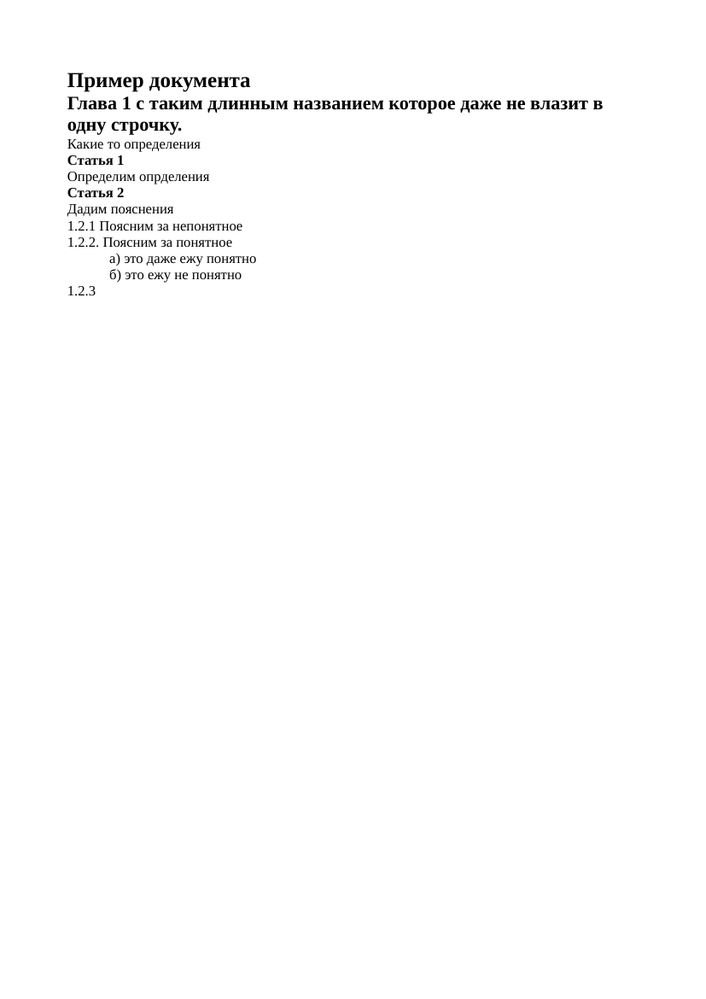
#> input picture dedoc/api/web/example.bmp, 706 x 999 px, shrunk from 827 x 1170 before the run
$ python -i adaptive_binarizer.py   (imports and definitions only)
#> lines starting #> are read from the running program, lines starting #| are printed output that depends on the picture; after the words box and inside, x2 and y2 are one past the last pixel; in counts of white or black regions, pixels touching at a corner belong together
#> further down, picture is the input picture: shape (999, 706, 3); min 0, max 255, mean 252.6
from typing import Tuple

import cv2
import numpy as np


# https://stackoverflow.com/questions/56905592/
class AdaptiveBinarizer:
    def __init__(self, block_size: int = 40, delta: int = 40) -> None:
        self.block_size = block_size
        self.delta = delta

    def binarize(self, img: np.ndarray) -> np.ndarray:
        img = self.__adjust_gamma(img)
        mask = self.__get_mask(img)
        image_in = cv2.cvtColor(img, cv2.COLOR_BGR2GRAY)
        image_out = self.__combine_block_image_process(image_in, mask)
        image_out = cv2.cvtColor(image_out, cv2.COLOR_GRAY2RGB)
        return image_out

    def __adjust_gamma(self, image: np.ndarray, gamma: float = 1.2) -> np.ndarray:
        # build a lookup table mapping the pixel values [0, 255] to
        # their adjusted gamma values
#> called with gamma = 1.2
        inv_gamma = 1.0 / gamma
        table = np.array([((i / 255.0) ** inv_gamma) * 255 for i in np.arange(0, 256)]).astype("uint8")

        # apply gamma correction using the lookup table
        return cv2.LUT(image, table)

    def __preprocess(self, image: np.ndarray) -> np.ndarray:
        image = cv2.medianBlur(image, 3)
        return 255 - image
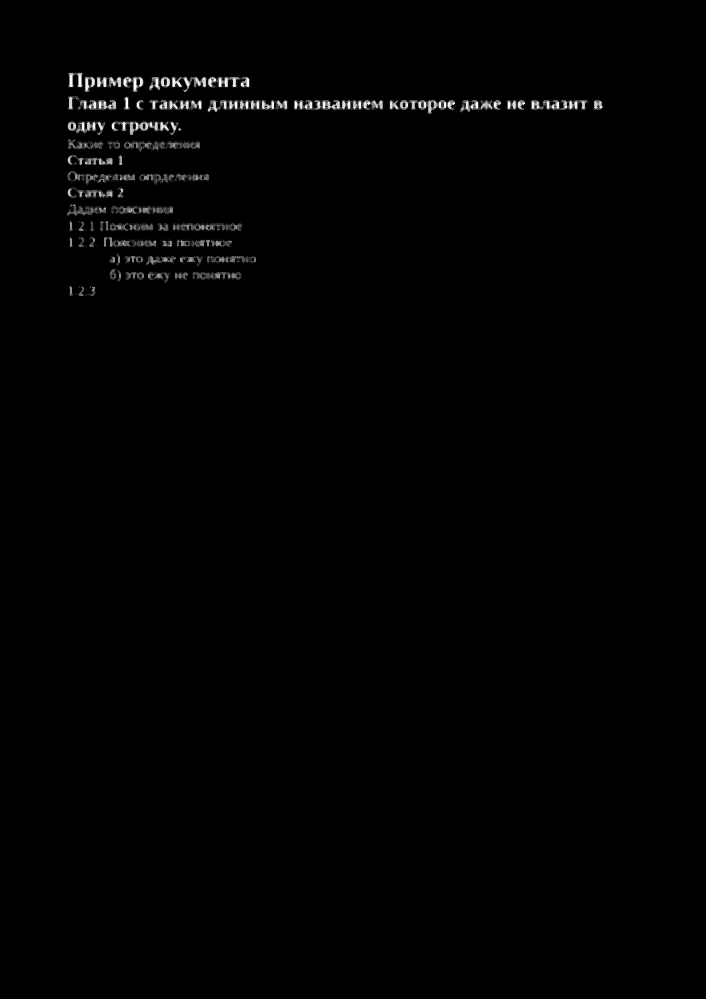
#> returned value: shape (999, 706); min 0, max 255, mean 1.9

    def __postprocess(self, image: np.ndarray) -> np.ndarray:
        kernel = np.ones((3, 3), np.uint8)
        image = cv2.morphologyEx(image, cv2.MORPH_OPEN, kernel)
        return image

    def __get_block_index(self, image_shape: Tuple[int, int], yx: Tuple[int, int]) -> np.ndarray:
        y = np.arange(max(0, yx[0] - self.block_size), min(image_shape[0], yx[0] + self.block_size))
        x = np.arange(max(0, yx[1] - self.block_size), min(image_shape[1], yx[1] + self.block_size))
        return np.meshgrid(y, x)

    def _adaptive_median_threshold(self, img_in: np.ndarray) -> np.ndarray:
        med = np.median(img_in)
        img_out = np.zeros_like(img_in)
        img_out[img_in - med < self.delta] = 255
        kernel = np.ones((3, 3), np.uint8)
        img_out = 255 - cv2.dilate(255 - img_out, kernel, iterations=2)
        return img_out

    def __block_image_process(self, image: np.ndarray) -> np.ndarray:
        out_image = np.zeros_like(image)
        for row in range(0, image.shape[0], self.block_size):
            for col in range(0, image.shape[1], self.block_size):
                idx = (row, col)
                block_idx = self.__get_block_index(image.shape, idx)
                out_image[tuple(block_idx)] = self._adaptive_median_threshold(image[tuple(block_idx)])
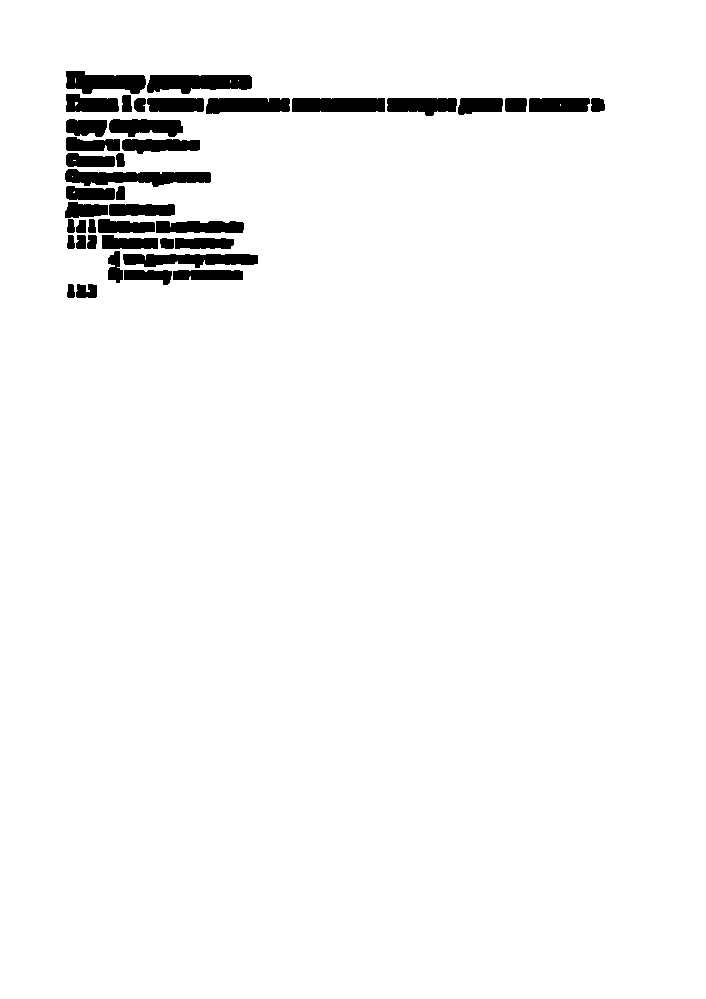
#> out_image: shape (999, 706); 96.5% white; 41 black regions, largest, box (x1, y1, x2, y2) and area: (65, 169, 211, 187) 1652, (147, 75, 252, 94) 1538, (123, 254, 258, 268) 1383
        return out_image

    def __get_mask(self, img: np.ndarray) -> np.ndarray:
        image_in = cv2.cvtColor(img, cv2.COLOR_BGR2GRAY)
        image_in = self.__preprocess(image_in)
        image_out = self.__block_image_process(image_in)
        image_out = self.__postprocess(image_out)
#> in __postprocess, `image = cv2.morphologyEx(image, cv2.MORPH_OPEN, kernel)`:
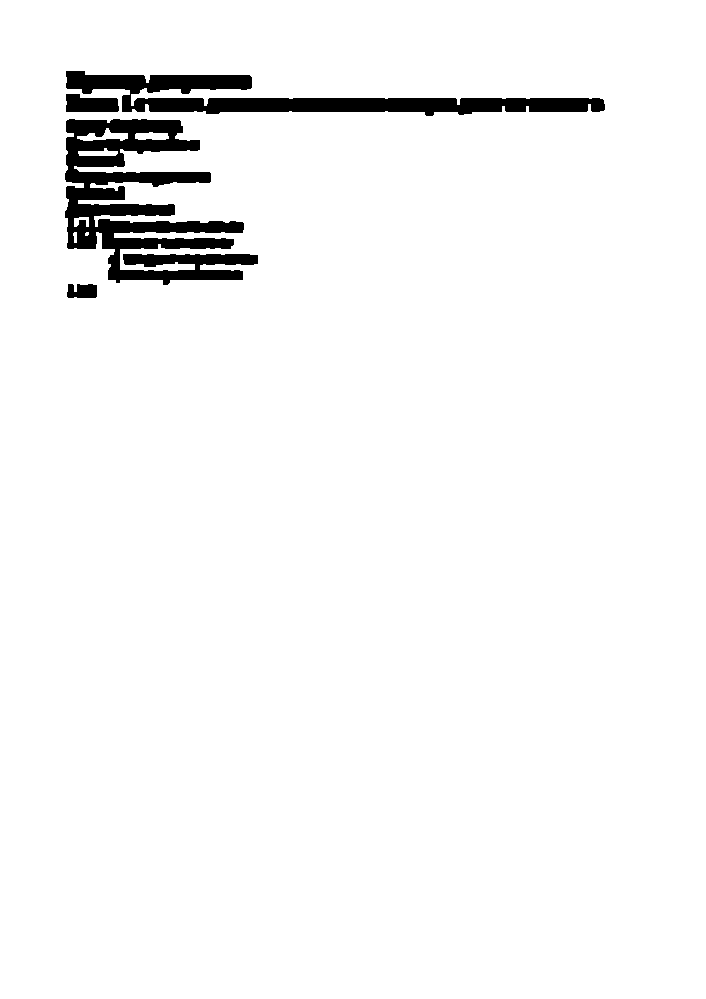
#> image: shape (999, 706); 96.4% white; 4 black regions, box (x1, y1, x2, y2) and area: (65, 119, 258, 285) 14433, (66, 71, 605, 116) 9488, (66, 94, 119, 112) 784, (67, 284, 97, 298) 370
        return image_out

    def _sigmoid(self, x: np.ndarray, orig: np.ndarray, rad: float) -> np.ndarray:
        k = np.exp((x - orig) * 5 / rad)
        return k / (k + 1.)

    def _combine_block(self, img_in: np.ndarray, mask: np.ndarray) -> np.ndarray:
        # First, we pre-fill the masked region of img_out to white
        # (i.e. background). The mask is retrieved from previous section.
        img_out = np.zeros_like(img_in)
        img_out[mask == 255] = 255
        fig_in = img_in.astype(np.float32)

        # Then, we store the foreground (letters written with ink)
        # in the `idx` array. If there are none (i.e. just background),
        # we move on to the next block.
        idx = np.where(mask == 0)
        if idx[0].shape[0] == 0:
            img_out[idx] = img_in[idx]
            return img_out

        # We find the intensity range of our pixels in this local part
        # and clip the image block to that range, locally.
        lo = fig_in[idx].min()
        hi = fig_in[idx].max()
        v = fig_in[idx] - lo
        r = hi - lo

        # Now we use good old OTSU binarization to get a rough estimation
        # of foreground and background regions.
        img_in_idx = img_in[idx]
        ret3, th3 = cv2.threshold(img_in[idx], 0, 255, cv2.THRESH_BINARY + cv2.THRESH_OTSU)

        if np.alltrue(th3[:, 0] != 255):
            img_out[idx] = img_in[idx]
            return img_out

        # Then we normalize the stuffs and apply sigmoid to gradually
        # combine the stuffs.
        bound_value = np.min(img_in_idx[th3[:, 0] == 255])
        bound_value = (bound_value - lo) / (r + 1e-5)
        f = (v / (r + 1e-5))
        f = self._sigmoid(f, bound_value + 0.05, 0.2)

        # Finally, we re-normalize the result to the range [0..255]
        img_out[idx] = (255. * f).astype(np.uint8)
        return img_out

    def __combine_block_image_process(self, image: np.ndarray, mask: np.ndarray) -> np.ndarray:
        out_image = np.zeros_like(image)

        for row in range(0, image.shape[0], self.block_size):
            for col in range(0, image.shape[1], self.block_size):
                block_idx = self.__get_block_index(image.shape, (row, col))
                out_image[tuple(block_idx)] = self._combine_block(image[tuple(block_idx)], mask[tuple(block_idx)])

        return out_image

>>> import cv2
>>> picture = cv2.imread('../../../api/web/example.bmp')
>>> result = AdaptiveBinarizer().binarize(picture)
